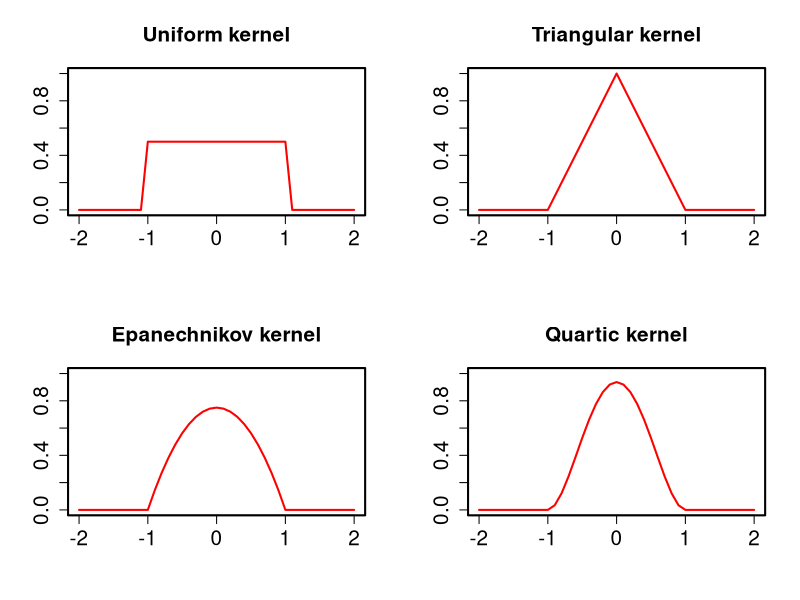

Source code (R):
# The R function kernel.wfunc implements all different kernel weighting functions in R
kernel.wfunc = function(x, xzero, kernel) {
    n = length(x)  # number of points to evaluate
    y = NA  # weight vector
    dist = x - xzero  # distance vector
    for (i in 1:n) {
        if (dist[i] <= 1 & dist[i] >= -1) {
            # weights for each point x not to far from xzero uniform weights
            if (kernel == "Uniform") {
                y[i] = 0.5
            }
            if (kernel == "Triangular") {
                # triangular weights
                y[i] = 1 - abs(dist[i])
            }
            if (kernel == "Epanechnikov") {
                # Epanechnikov weights
                y[i] = 0.75 * (1 - dist[i]^2)
            }
            if (kernel == "Quartic") {
                # Quartic weights
                y[i] = 15/16 * (1 - dist[i]^2)^2
            }
        } else {
            y[i] = 0
        }  # weights for points too far from xzero
    }
    return(y)
}
kernel_names = c("Uniform", "Triangular", "Epanechnikov", "Quartic")
x = seq(-2, 2, by = 0.1)  # sequence for points to evaluate
par = par(mfrow = c(2, 2), cex.main = 1.5, lwd = 2, cex.axis = 1.5, lty = "solid")
for (i in 1:length(kernel_names)) {
    # loop creating the four plots
    y = kernel.wfunc(x, xzero = 0, kernel = kernel_names[i])
    plot(x, y, type = "l", xlim = c(-2, 2), ylim = c(0, 1), col = "red", xlab = "", ylab = "", main = paste(kernel_names[i], 
        "kernel"))
}
